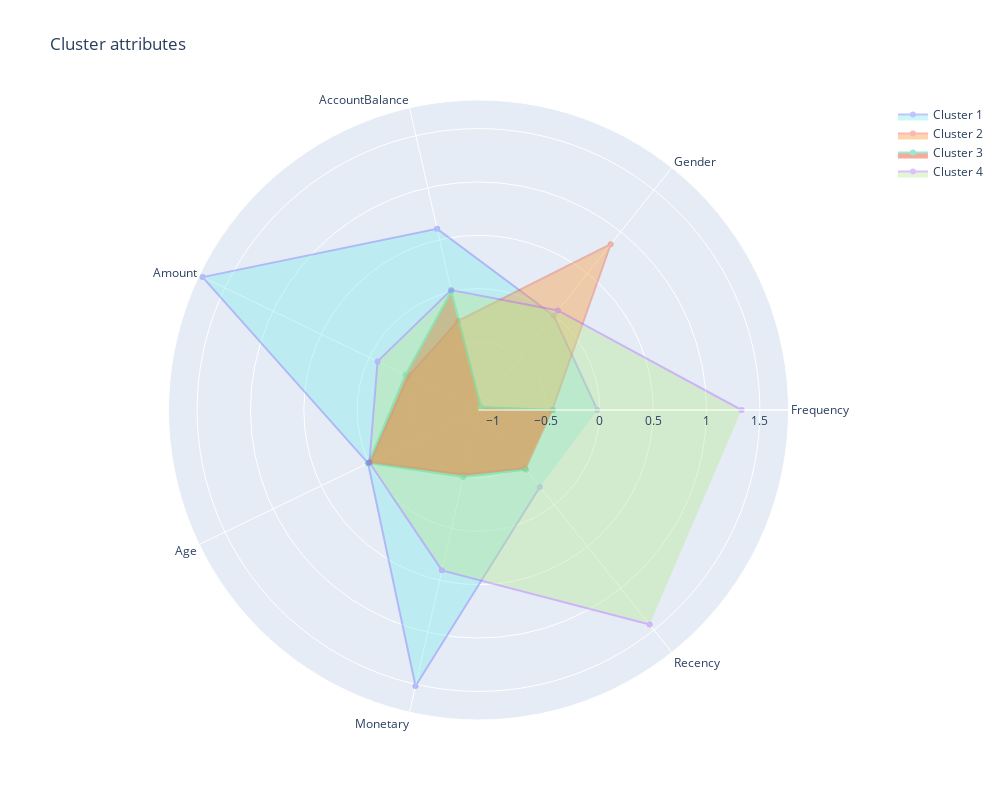

Source (notebook cell):
### Code cell
attributes = df_scaled.columns[:7]
colors = ['#81ecec', '#fa983a', '#eb2f06', '#b8e994']  

fig = go.Figure()
for index in range(4):  
    fig.add_trace(go.Scatterpolar(
        r=df_scaled[df_scaled['Label'] == index][attributes].mean(),
        theta=attributes,
        fill='toself',
        fillcolor=colors[index],
        opacity=0.4,
        name=f'Cluster {index+1}'
    ))

fig.update_layout(
    polar=dict(radialaxis=dict(visible=True)),
    showlegend=True,
    title="Cluster attributes",
    height=800, 
    width=1000  
)
fig.show()

### Figure 1 — Plotly figure (JSON) as saved in the notebook; plotly's stock layout.template omitted (floating-point values rounded to 4 significant figures)
{"data": [{"fill": "toself", "fillcolor": "#81ecec", "name": "Cluster 1", "opacity": 0.4, "r": [-0.02299, -0.006466, 0.6043, 1.733, 0.01222, 1.515, -0.2148], "theta": ["Frequency", "Gender", "AccountBalance", "Amount", "Age", "Monetary", "Recency"], "type": "scatterpolar"}, {"fill": "toself", "fillcolor": "#fa983a", "name": "Cluster 2", "opacity": 0.4, "r": [-0.4462, 0.8502, -0.2794, -0.4077, -0.01097, -0.5177, -0.438], "theta": ["Frequency", "Gender", "AccountBalance", "Amount", "Age", "Monetary", "Recency"], "type": "scatterpolar"}, {"fill": "toself", "fillcolor": "#eb2f06", "name": "Cluster 3", "opacity": 0.4, "r": [-0.4358, -1.101, 0.00505, -0.3766, 0.008216, -0.4919, -0.4216], "theta": ["Frequency", "Gender", "AccountBalance", "Amount", "Age", "Monetary", "Recency"], "type": "scatterpolar"}, {"fill": "toself", "fillcolor": "#b8e994", "name": "Cluster 4", "opacity": 0.4, "r": [1.328, 0.05622, 0.01591, -0.08684, -0.00162, 0.4046, 1.435], "theta": ["Frequency", "Gender", "AccountBalance", "Amount", "Age", "Monetary", "Recency"], "type": "scatterpolar"}], "layout": {"height": 800, "polar": {"radialaxis": {"visible": true}}, "showlegend": true, "title": {"text": "Cluster attributes"}, "width": 1000}}
